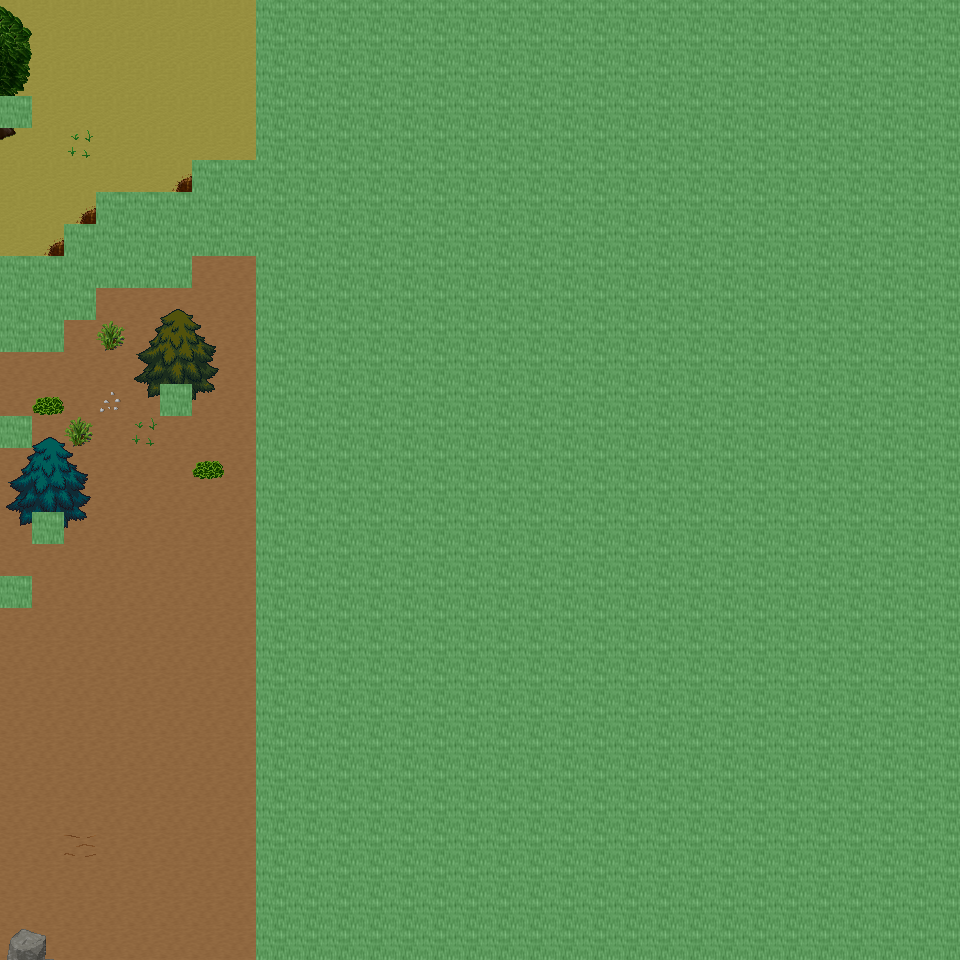

This game map was drawn from its Tiled (.tmx) file and the tilesets committed beside it. A one-line description and the trimmed map source follow:
An orthogonal 30x30 tile map with 32x32 px tiles, 6 tile layers (Ground, Object, Object2, Above, ...), 21 tilesets and 7 objects (7x mapchange).

<map version="1.0" orientation="orthogonal" renderorder="right-down" width="30" height="30" tilewidth="32" tileheight="32" nextobjectid="8">
  <tileset firstgid="1" name="tileset_ground_ground" tilewidth="32" tileheight="32" tilecount="33" columns="3">
    <image source="../drawable/tileset_ground_ground.png" width="96" height="352" />
  </tileset>
  <tileset firstgid="34" name="tileset_ground_ridge_earth_dark" tilewidth="32" tileheight="32" tilecount="96" columns="12">
    <image source="../drawable/tileset_ground_ridge_earth_dark.png" width="384" height="256" />
  </tileset>
  <tileset firstgid="130" name="tileset_logic_collision" tilewidth="32" tileheight="32" tilecount="1" columns="1">
    <image source="../drawable/tileset_logic_collision.png" width="32" height="32" />
  </tileset>
  <tileset firstgid="131" name="tileset_ground_earth_edges" tilewidth="32" tileheight="32" tilecount="18" columns="6">
    <image source="../drawable/tileset_ground_earth_edges.png" width="192" height="96" />
  </tileset>
  <tileset firstgid="149" name="tileset_plant_grasses" tilewidth="32" tileheight="32" tilecount="6" columns="3">
    <image source="../drawable/tileset_plant_grasses.png" width="96" height="64" />
  </tileset>
  <tileset firstgid="155" name="tileset_ground_earth_edges_yellowgreen" tilewidth="32" tileheight="32" tilecount="15" columns="5">
    <image source="../drawable/tileset_ground_earth_edges_yellowgreen.png" width="160" height="96" />
  </tileset>
  <tileset firstgid="170" name="tileset_ground_grass_corners" tilewidth="32" tileheight="32" tilecount="24" columns="6">
    <image source="../drawable/tileset_ground_grass_corners.png" width="192" height="128" />
  </tileset>
  <tileset firstgid="194" name="tileset_plant_tree_tree_darkgreen" tilewidth="32" tileheight="32" tilecount="88" columns="8">
    <image source="../drawable/tileset_plant_tree_tree_darkgreen.png" width="256" height="352" />
  </tileset>
  <tileset firstgid="282" name="tileset_plant_tree_evergreen" tilewidth="32" tileheight="32" tilecount="36" columns="3">
    <image source="../drawable/tileset_plant_tree_evergreen.png" width="96" height="384" />
  </tileset>
  <tileset firstgid="318" name="tileset_plant_bush_various_small" tilewidth="32" tileheight="32" tilecount="9" columns="3">
    <image source="../drawable/tileset_plant_bush_various_small.png" width="96" height="96" />
  </tileset>
  <tileset firstgid="327" name="tileset_plant_bush_bushes" tilewidth="32" tileheight="32" tilecount="10" columns="5">
    <image source="../drawable/tileset_plant_bush_bushes.png" width="160" height="64" />
  </tileset>
  <tileset firstgid="337" name="tileset_building_decoration_rocks" tilewidth="32" tileheight="32" tilecount="6" columns="3">
    <image source="../drawable/tileset_building_decoration_rocks.png" width="96" height="64" />
  </tileset>
  <tileset firstgid="343" name="tileset_ground_stonecircle" tilewidth="32" tileheight="32" tilecount="81" columns="9">
    <image source="../drawable/tileset_ground_stonecircle.png" width="288" height="288" />
  </tileset>
  <tileset firstgid="424" name="tileset_ground_rock_rocks" tilewidth="32" tileheight="32" tilecount="4" columns="2">
    <image source="../drawable/tileset_ground_rock_rocks.png" width="64" height="64" />
  </tileset>
  <tileset firstgid="428" name="tileset_building_decoration_orbpedestal" tilewidth="32" tileheight="32" tilecount="2" columns="1">
    <image source="../drawable/tileset_building_decoration_orbpedestal.png" width="32" height="64" />
  </tileset>
  <tileset firstgid="430" name="tileset_building_house_chalet" tilewidth="32" tileheight="32" tilecount="56" columns="7">
    <image source="../drawable/tileset_building_house_chalet.png" width="224" height="256" />
  </tileset>
  <tileset firstgid="486" name="tileset_building_tower_chalet" tilewidth="32" tileheight="32" tilecount="16" columns="2">
    <image source="../drawable/tileset_building_tower_chalet.png" width="64" height="256" />
  </tileset>
  <tileset firstgid="502" name="tileset_plant_bush_bush_pinks" tilewidth="32" tileheight="32" tilecount="4" columns="2">
    <image source="../drawable/tileset_plant_bush_bush_pinks.png" width="64" height="64" />
  </tileset>
  <tileset firstgid="506" name="tileset_ground_dry_grass" tilewidth="32" tileheight="32" tilecount="54" columns="9">
    <image source="../drawable/tileset_ground_dry_grass.png" width="288" height="192" />
  </tileset>
  <tileset firstgid="560" name="tileset_object_rock_pillars_stone" tilewidth="32" tileheight="32" tilecount="36" columns="6">
    <image source="../drawable/tileset_object_rock_pillars_stone.png" width="192" height="192" />
  </tileset>
  <tileset firstgid="596" name="tileset_building_door_brown_door" tilewidth="32" tileheight="32" tilecount="3" columns="1">
    <image source="../drawable/tileset_building_door_brown_door.png" width="32" height="96" />
  </tileset>
  <layer name="Ground" width="30" height="30">
    <data>[900 cells, 900 non-empty, 2 distinct tile ids]</data>
  </layer>
  <layer name="Object" width="30" height="30">
    <data>[900 cells, 153 non-empty, 34 distinct tile ids]</data>
  </layer>
  <layer name="Object2" width="30" height="30">
    <data>[900 cells, 4 non-empty, 1 distinct tile ids]</data>
  </layer>
  <layer name="Above" width="30" height="30">
    <data>[900 cells, 84 non-empty, 38 distinct tile ids]</data>
  </layer>
  <layer name="Above2" width="30" height="30">
    <data>[900 cells, 29 non-empty, 11 distinct tile ids]</data>
  </layer>
  <layer name="Walkable" width="30" height="30">
    <data>[900 cells, 689 non-empty, 1 distinct tile ids]</data>
  </layer>
  <objectgroup name="MapEvents">
    <object id="1" name="north" type="mapchange" x="0" y="0" width="256" height="32">
      <properties>
        <property name="map" value="0_ados_mountain_n2_w2_x4_y1" />
        <property name="place" value="south" />
      </properties>
    </object>
    <object id="2" name="south" type="mapchange" x="0" y="928" width="256" height="32">
      <properties>
        <property name="map" value="0_ados_mountain_n2_w2_x4_y3" />
        <property name="place" value="north" />
      </properties>
    </object>
    <object id="3" name="west" type="mapchange" x="0" y="0" width="32" height="96">
      <properties>
        <property name="map" value="0_ados_mountain_n2_w2_x3_y2" />
        <property name="place" value="east" />
      </properties>
    </object>
    <object id="4" name="west2" type="mapchange" x="0" y="128" width="32" height="128">
      <properties>
        <property name="map" value="0_ados_mountain_n2_w2_x3_y2" />
        <property name="place" value="east2" />
      </properties>
    </object>
    <object id="5" name="west3" type="mapchange" x="0" y="352" width="32" height="64">
      <properties>
        <property name="map" value="0_ados_mountain_n2_w2_x3_y2" />
        <property name="place" value="east3" />
      </properties>
    </object>
    <object id="6" name="west4" type="mapchange" x="0" y="448" width="32" height="128">
      <properties>
        <property name="map" value="0_ados_mountain_n2_w2_x3_y2" />
        <property name="place" value="east4" />
      </properties>
    </object>
    <object id="7" name="west5" type="mapchange" x="0" y="608" width="32" height="352">
      <properties>
        <property name="map" value="0_ados_mountain_n2_w2_x3_y2" />
        <property name="place" value="east5" />
      </properties>
    </object>
  </objectgroup>
</map>
